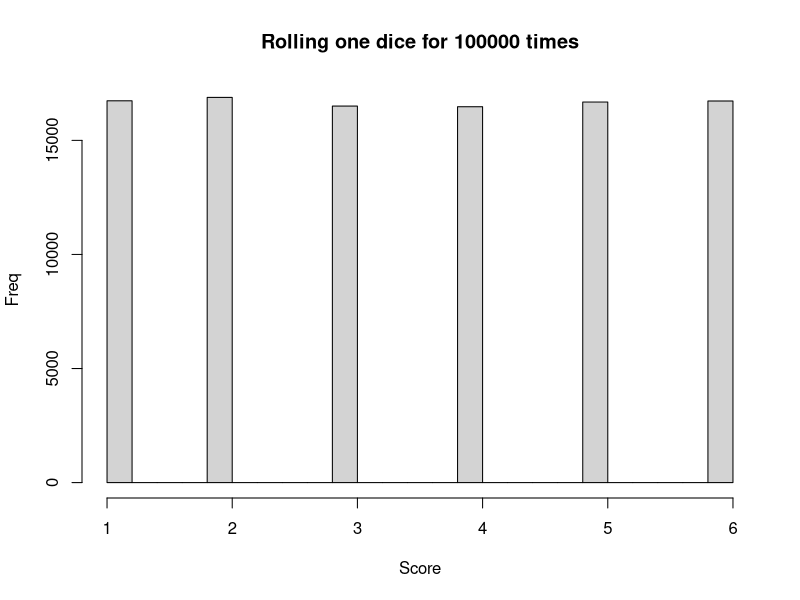
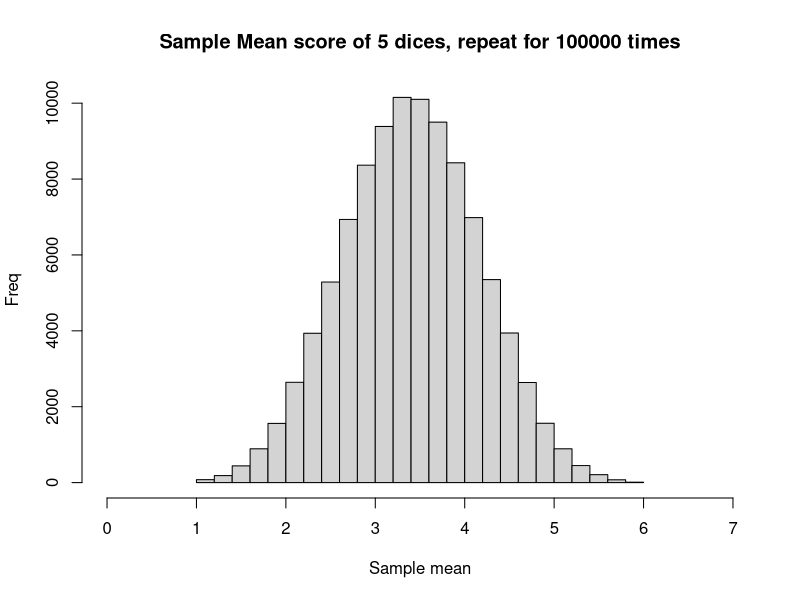
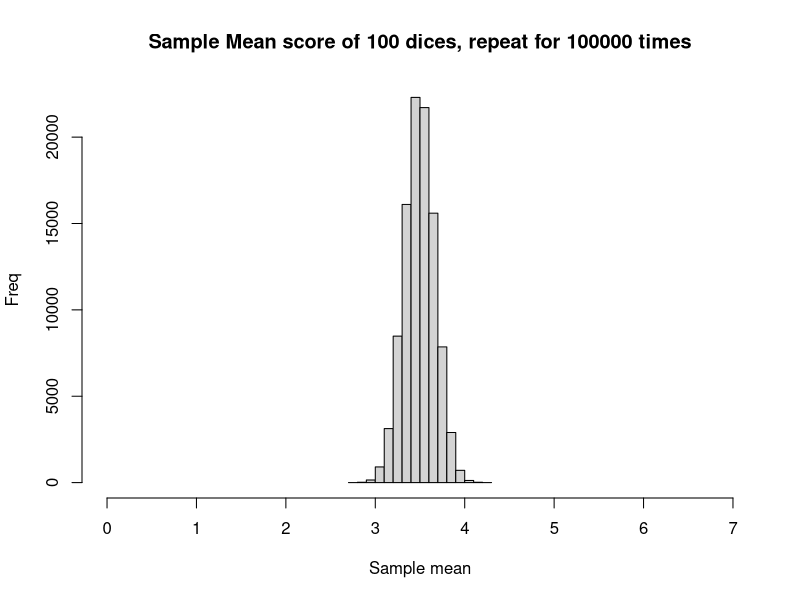

Here is the R script that generated these plots, in order: (Note: this script raises an error after producing the figures.)
## ---- chunk 1
onedice <- sample(c(1,2,3,4,5,6), 100000, replace=TRUE)
hist(onedice, main="Rolling one dice for 100000 times", xlab="Score", ylab="Freq")
## ---- chunk 2
fivedices <- replicate(100000, mean(sample(c(1,2,3,4,5,6), 5, replace=TRUE)))
hist(fivedices, main="Sample Mean score of 5 dices, repeat for 100000 times", xlab="Sample mean", ylab="Freq", xlim=c(0,7))
## ---- chunk 3
hundreddices <- replicate(100000, mean(sample(c(1,2,3,4,5,6), 100, replace=TRUE)))
hist(hundreddices, main="Sample Mean score of 100 dices, repeat for 100000 times", xlab="Sample mean", ylab="Freq", xlim=c(0,7))
## ---- chunk 4
library(plyr)
summary.table <- ldply(data.frame(onedice, fivedices,hundreddices),function(x) { c(mean(x), sd(x)) })
colnames(summary.table) <- c("Simulation", "Mean", "SD")
kable(summary.table)
